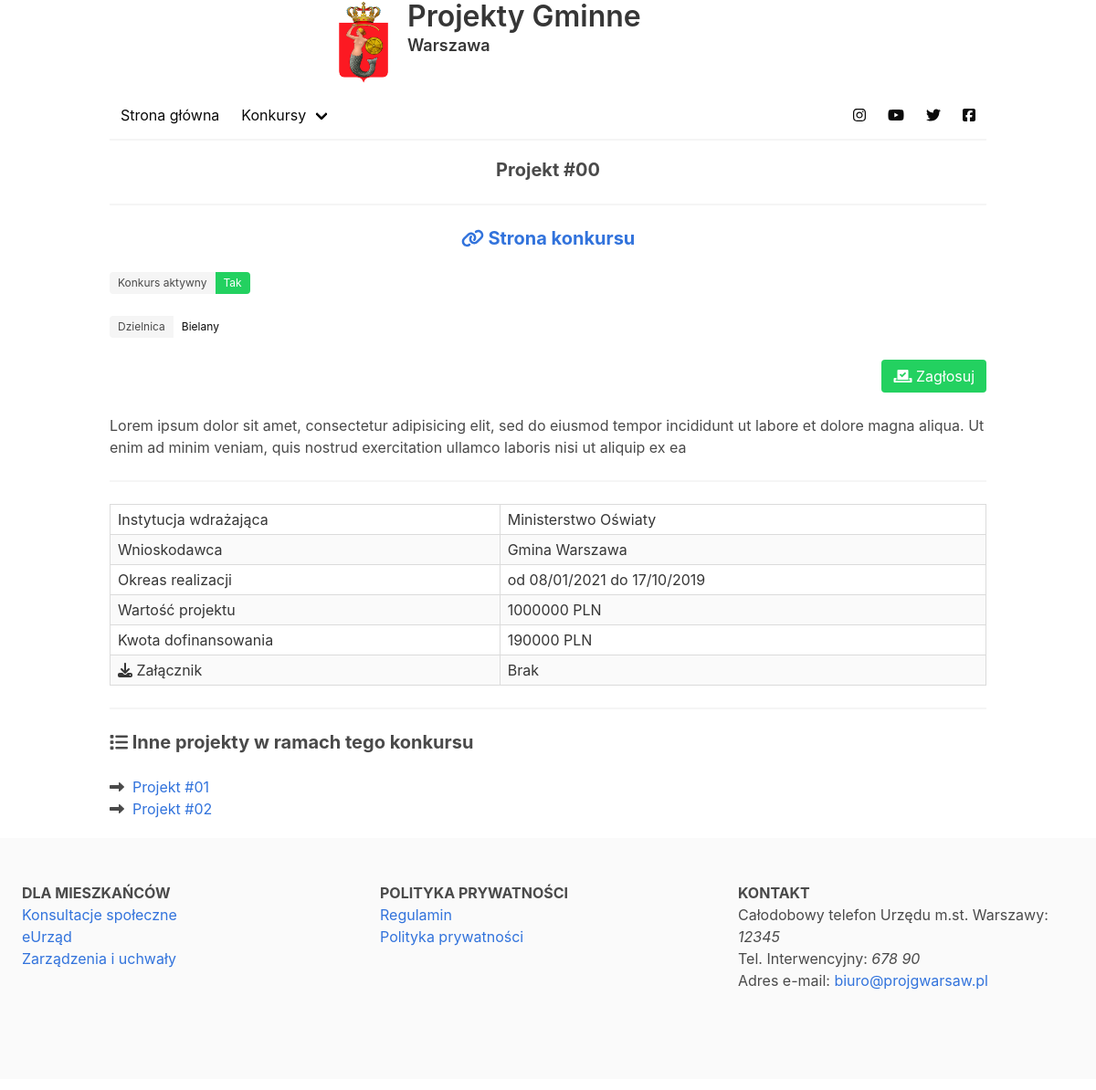
Screenshot of /konkursy/projekt/1276 with the database file from the repository.
### projekty_gminne/models.py (models this page shows, shortened)
class Projekt(models.Model):
    class Meta:
        verbose_name_plural = "Projekty"
    date_added = models.DateTimeField(auto_now_add=True)
    date_modified = models.DateTimeField(auto_now=True)
    konkurs_id = models.ForeignKey(
        'Konkurs', on_delete=models.CASCADE)
    name = models.CharField(max_length=256, null=False)
    instytucja_wdrazajaca = models.CharField(max_length=256, null=False)
    wnioskodawca = models.CharField(max_length=128, null=False)
    okres_realizacji_od = models.DateField(null=False)
    okres_realizacji_do = models.DateField(null=False)
    wartosc_projektu = models.CharField(max_length=32)
    kwota_dofinansowania = models.CharField(max_length=32)
    waluta = models.CharField(choices=CURRENCY, max_length=3, default="PLN")
    nr_wniosku = models.CharField(blank=True, null=True, max_length=32)
    nr_umowy = models.CharField(blank=True, null=True, max_length=32)
    data_zawarcia_umowy = models.DateField(blank=True, null=True)
    attachment = models.FileField(blank=True, null=True, upload_to='attachments/projects')
    description = models.TextField(max_length=1024, null=False)

class Konkurs(models.Model):
    class Meta:
        verbose_name_plural = "Konkursy"
    date_added = models.DateTimeField(auto_now_add=True)
    date_modified = models.DateTimeField(auto_now=True)
    dogrywka = models.BooleanField(default=False)
    dzielnica_id = models.ForeignKey(
        'Dzielnica', null=False, on_delete=models.CASCADE)
    date_start = models.DateTimeField(null=False)
    date_finish = models.DateTimeField(null=False)
    name = models.CharField(max_length=256, null=False)
    description = models.TextField(max_length=1024, null=False, blank=False)

class Dzielnica(models.Model):
    class Meta:
        verbose_name_plural = "Dzielnice"
    date_added = models.DateTimeField(auto_now_add=True)
    date_modified = models.DateTimeField(auto_now=True)
    gmina_id = models.ForeignKey(
        'Gmina', null=False, on_delete=models.CASCADE)
    name = models.CharField(max_length=128, null=False)
    def __str__(self):
        return self.name

### projekty_gminne/views.py (the view)
# urls.py: path('projekt/<int:pk>', views.ProjektDetail.as_view(), name="projekt-detail"),
class ProjektDetail(generic.DetailView):
    template_name = "projekty_gminne/projekt_detail.html"
    model = models.Projekt
    title = "Strona Projektu"
    def get_context_data(self, **kwargs):
        context = super().get_context_data(**kwargs)
        context["title"] = "Projekt: %s" % self.title
        context["active"] = False
        if context["object"].konkurs_id.date_start < timezone.now():
            if context["object"].konkurs_id.date_finish > timezone.now():
                context["active"] = True
        context["vote_count"] = models.Glos.objects.filter(projekt_id=context["object"]).count()
        context["other_projects"] = models.Projekt.objects.filter(konkurs_id=context["object"].konkurs_id)
        return context

### projekty_gminne/templates/projekty_gminne/projekt_detail.html (shortened to what this page needs)
{% extends '_Main/template.html' %}
{% load staticfiles %}
{% block content %}
  <div class="columns" ng-controller="ProjektViewCtrl as Ctrl">
    <div class="column is-mobile">
      <h3 class="subtitle has-text-centered"><b>{{object.name}}</b></h3>
      <hr>
      <h3 class="subtitle has-text-centered">
        <a href="{% url 'konkurs-detail' pk=object.konkurs_id.id %}">
          <b><i class="fas fa-link"></i>&nbsp;Strona konkursu</b>
        </a>
      </h3>
      <div class="tags has-addons">
        <span class="tag">Konkurs aktywny</span>
        {% if active %}
          <span class="tag is-success">Tak</span>
        {% else %}
          <span class="tag is-black">Nie</span>
        {% endif %}
      </div>
      <div class="tags has-addons">
        <span class="tag">Dzielnica</span>
        <span class="tag is-white">{{object.konkurs_id.dzielnica_id}}</span>
      </div>
      <nav class="level">
        <div class="level-right" ng-cloak>
          {% if active %}
            <a ng-show="data.vote_button_visible" ng-class="data.vote_class" ng-disabled="data.vote_temp_disabled" ng-click="funcs.vote_init()">
              <i ng-class="data.vote_icon"></i>&nbsp;{a data.button_text a}
            </a>
          {% else %}
            <button class="button disabled" disabled><i class="fas fa-vote-yea"></i>&nbsp;Projekt nieaktywny</button>
          {% endif %}
        </div>
      </nav>
      <p>
        <p>{{object.description}}</p>
      </p>
      <hr>
      <table class="table is-bordered is-striped is-narrow is-hoverable is-fullwidth">
        <tbody>
          <tr>
            <td>Instytucja wdrażająca</td>
            <td>{{object.instytucja_wdrazajaca}}</td>
          </tr>
          <tr>
            <td>Wnioskodawca</td>
            <td>{{object.wnioskodawca}}</td>
          </tr>
          <tr>
            <td>Okreas realizacji</td>
            <td>od {{object.okres_realizacji_od|date:"d/m/Y"}} do {{object.okres_realizacji_do|date:"d/m/Y"}}</td>
          </tr>
          <tr>
            <td>Wartość projektu</td>
            <td>{{object.wartosc_projektu}} {{object.waluta}}</td>
          </tr>
          <tr>
            <td>Kwota dofinansowania</td>
            <td>{{object.kwota_dofinansowania}} {{object.waluta}}</td>
          </tr>
          <tr>
            <td><i class="fas fa-download"></i> Załącznik</td>
            {% if object.attachment %}
              <td>
                <a target="_blank" href="{{MEDIA_URL}}{{object.attachment}}" download>
                  Pobierz
                </a>
              </td>
            {% else %}
              <td>Brak</td>
            {% endif %}
          </tr>
        </tbody>
      </table>
      <hr>
      <h3 class="subtitle"><b><i class="fas fa-list"></i>&nbsp;Inne projekty w ramach tego konkursu</b></h3>
      <ul>
        {% for projekt in other_projects %}
        {% if projekt.id != object.id %}
        <li>
          <i class="fas fa-long-arrow-alt-right"></i>&nbsp;
            <a href="/konkursy/projekt/{{projekt.id}}">{{projekt.name}}</a>
        </li>
        {% endif %}
        {% endfor %}
      </ul>
    </div>
  </div>
{% endblock %}

### rows the page displays
Projekt: name "Projekt #00", konkurs_id.dzielnica_id "Bielany", description "Lorem ipsum dolor sit amet, consectetur adipisicing elit, sed do eiusmod tempor incididunt ut labore et dolore magna aliqua. Ut enim ad minim veniam, quis nostrud exercitation ullamco laboris nisi ut aliquip ex ea", instytucja_wdrazajaca "Ministerstwo Oświaty", wnioskodawca "Gmina Warszawa", okres_realizacji_od "08/01/2021", okres_realizacji_do "17/10/2019", wartosc_projektu "1000000", waluta "PLN", kwota_dofinansowania "190000"
Projekt: name "Projekt #01"
Projekt: name "Projekt #02"
